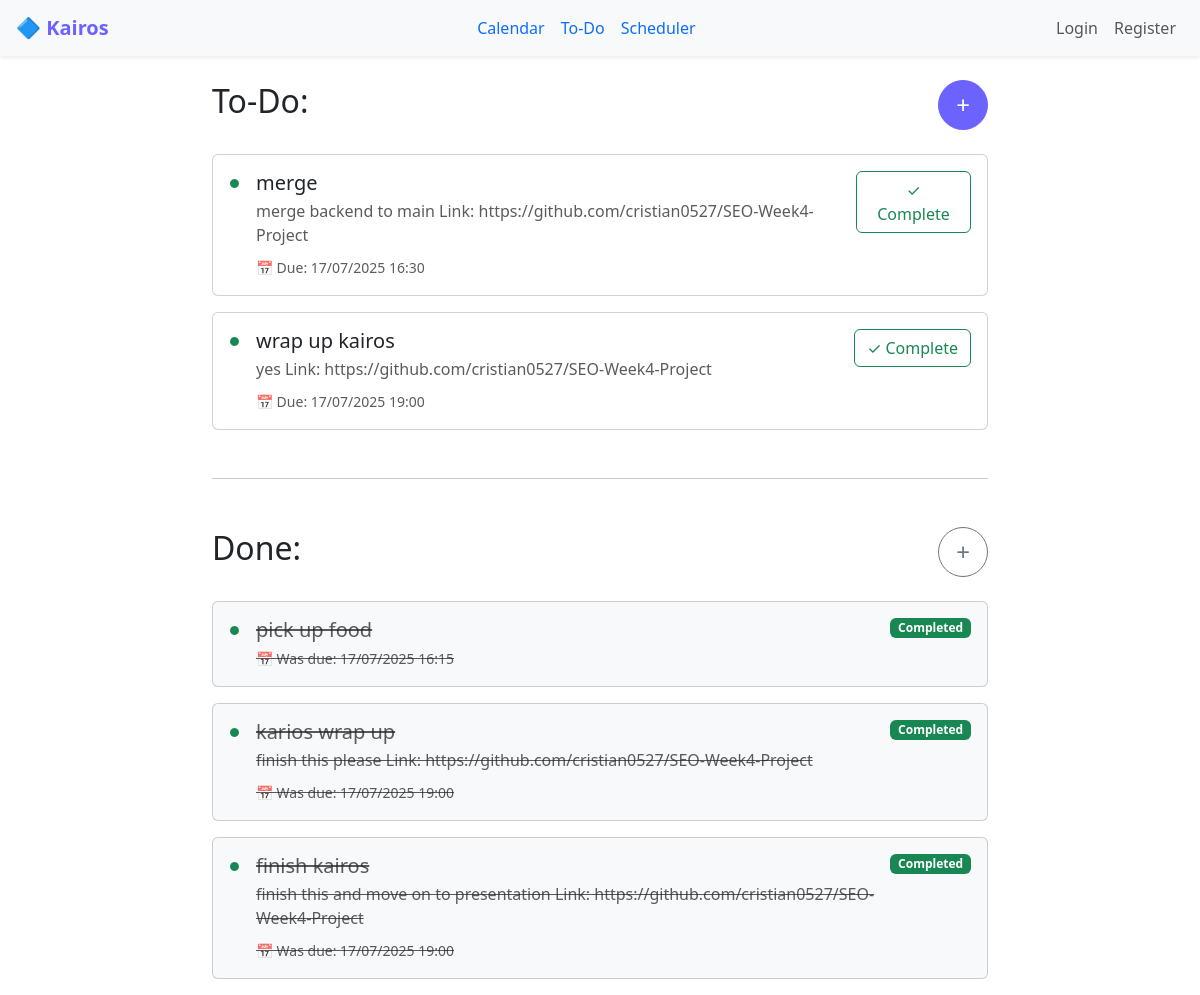
The page /todo (signed in) on the database as committed earlier.
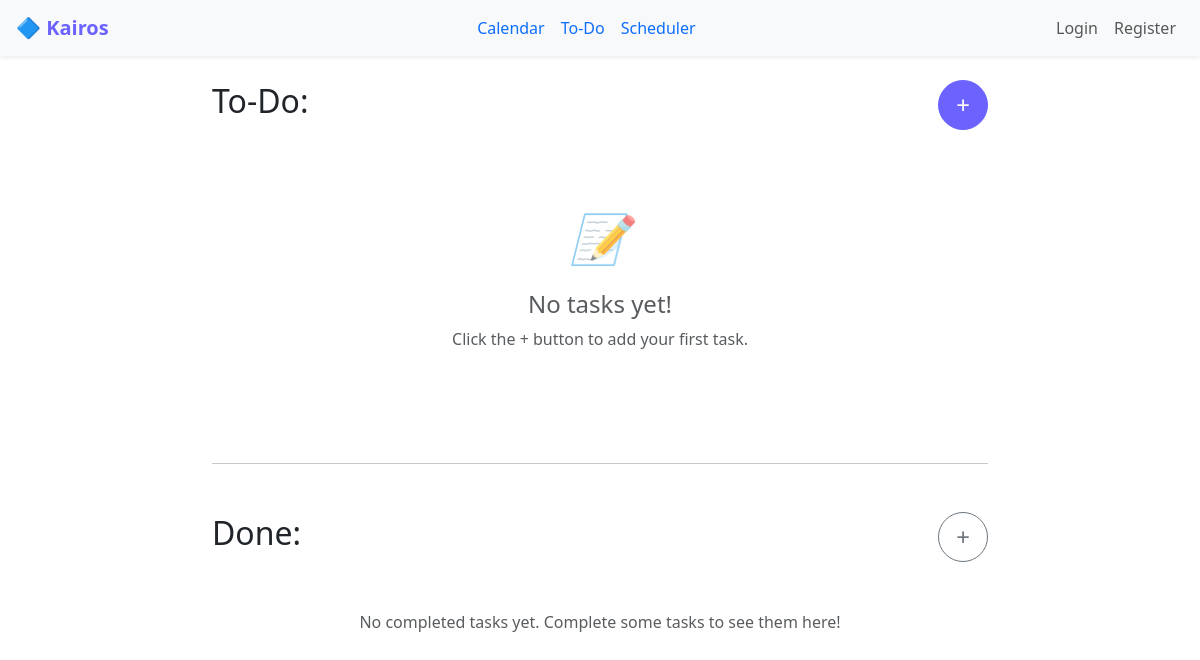
The same page on the database as committed later.
### tables this page shows
CREATE TABLE tasks (
	id INTEGER NOT NULL, 
	user_id INTEGER NOT NULL, 
	title VARCHAR NOT NULL, 
	description TEXT, 
	due_date DATETIME, 
	scheduled_time DATETIME, 
	is_completed BOOLEAN, 
	google_event VARCHAR, 
	created_at DATETIME, 
	PRIMARY KEY (id), 
	FOREIGN KEY(user_id) REFERENCES users (id)
);

### main.py (the view)
@app.route('/todo')
def todo():
    if 'user_id' not in session:
        flash("Please log in first.", "warning")
        return redirect(url_for('login'))
    pending_tasks = get_pending_tasks(session['user_id'])
    completed_tasks = get_completed_tasks(session['user_id'])
    return render_template('todo.html', pending_tasks=pending_tasks, completed_tasks=completed_tasks)

### main.py (called while the page is built)
@app.template_filter('ddmmyyyy_time')
def ddmmyyyy_time_filter(datetime_obj):
    if datetime_obj:
        return datetime_obj.strftime('%d/%m/%Y %H:%M')
    return ''

### users.py (called while the page is built)
def get_completed_tasks(user_id):
    query = db.select(tasks).where(
        tasks.c.user_id == user_id,
        tasks.c.is_completed == True
    ).order_by(tasks.c.created_at.desc())
    with engine.connect() as conn:
        return conn.execute(query).fetchall()

def get_pending_tasks(user_id):
    query = db.select(tasks).where(
        tasks.c.user_id == user_id,
        tasks.c.is_completed == False
    ).order_by(tasks.c.created_at.desc())
    with engine.connect() as conn:
        return conn.execute(query).fetchall()

### templates/todo.html (shortened to what this page needs)
{% extends 'layout.html' %}
{% block content %}
<div class="row">
  <div class="col-md-8 mx-auto">
    <div class="d-flex justify-content-between align-items-center mb-4">
      <h2>To-Do:</h2>
      <button class="btn btn-primary rounded-circle" data-bs-toggle="modal" data-bs-target="#addTaskModal" style="width: 50px; height: 50px; font-size: 24px;">+</button>
    </div>
    {% if pending_tasks %}
      {% for task in pending_tasks %}
      <div class="card mb-3">
        <div class="card-body">
          <div class="d-flex align-items-start">
            <div class="text-success me-3 mt-1" style="font-size: 12px;">●</div>
            <div class="flex-grow-1">
              <h5 class="card-title mb-1">{{ task.title }}</h5>
              {% if task.description %}
                <p class="card-text text-muted mb-2">{{ task.description }}</p>
              {% endif %}
              {% if task.due_date %}
                <small class="text-muted">📅 Due: {{ task.due_date|ddmmyyyy_time }}</small>
              {% endif %}
            </div>
            <form method="POST" action="{{ url_for('complete_task', task_id=task.id) }}" class="d-inline">
              <button type="submit" class="btn btn-outline-success">✓ Complete</button>
            </form>
          </div>
        </div>
      </div>
      {% endfor %}
    {% else %}
      <div class="text-center py-5">
        <div class="text-muted mb-3">
          <i style="font-size: 48px;">📝</i>
        </div>
        <h4 class="text-muted">No tasks yet!</h4>
        <p class="text-muted">Click the + button to add your first task.</p>
      </div>
    {% endif %}
    <hr class="my-5">
    <div class="d-flex justify-content-between align-items-center mb-4">
      <h2>Done:</h2>
      <button class="btn btn-outline-secondary rounded-circle" style="width: 50px; height: 50px; font-size: 24px;">+</button>
    </div>
    {% if completed_tasks %}
      {% for task in completed_tasks %}
      <div class="card mb-3 bg-light">
        <div class="card-body">
          <div class="d-flex align-items-start">
            <div class="text-success me-3 mt-1" style="font-size: 12px;">●</div>
            <div class="flex-grow-1">
              <h5 class="card-title mb-1"><del class="text-muted">{{ task.title }}</del></h5>
              {% if task.description %}
                <p class="card-text text-muted mb-2"><del>{{ task.description }}</del></p>
              {% endif %}
              {% if task.due_date %}
                <small class="text-muted"><del>📅 Was due: {{ task.due_date|ddmmyyyy_time }}</del></small>
              {% endif %}
            </div>
            <span class="badge bg-success">Completed</span>
          </div>
        </div>
      </div>
      {% endfor %}
    {% else %}
      <div class="text-center py-4">
        <p class="text-muted">No completed tasks yet. Complete some tasks to see them here!</p>
      </div>
    {% endif %}
  </div>
</div>
{% endblock %}

Rows that differ between the two databases and show on the page:
removed tasks: title "merge", description "merge backend to main Link: https://github.com/cristian0527/SEO-Week4-Project", due_date|ddmmyyyy_time "17/07/2025 16:30", shown under "To-Do:"
removed tasks: title "wrap up kairos", description "yes Link: https://github.com/cristian0527/SEO-Week4-Project", due_date|ddmmyyyy_time "17/07/2025 19:00", shown under "To-Do:"
removed tasks: title "pick up food", due_date|ddmmyyyy_time "17/07/2025 16:15", shown under "Done:"
removed tasks: title "karios wrap up", description "finish this please Link: https://github.com/cristian0527/SEO-Week4-Project", due_date|ddmmyyyy_time "17/07/2025 19:00", shown under "Done:"
removed tasks: title "finish kairos", description "finish this and move on to presentation Link: https://github.com/cristian0527/SEO-Week4-Project", due_date|ddmmyyyy_time "17/07/2025 19:00", shown under "Done:"
Other text that changed with them:
text now shown: "📝 No tasks yet! Click the + button to add your first task. No completed tasks yet. Complete some tasks to see them here!"
